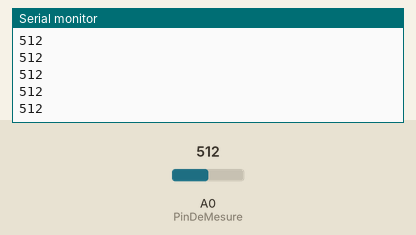
This sketch was run on a simulated Arduino Uno, built with avr-gcc and run on an emulated ATmega328P. Shown: the last lines printed to the serial monitor. Inputs (shaded band) come from the test bench; at power-on: A0 (PinDeMesure) = 512.

Above: at 1.2 s.
1.3 s: A0 (PinDeMesure) set to 716
At 2.0 s:
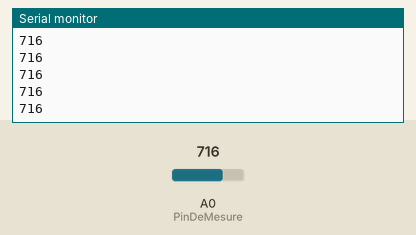
2.8 s: A0 (PinDeMesure) set to 900
At 3.4 s:
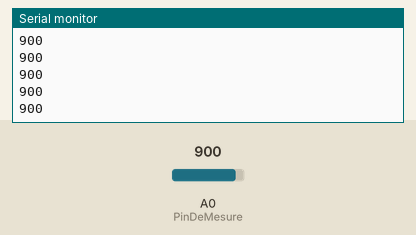
Timing chart, 0 to 5.8 s (numbered marks = the images above; inputs shaded):
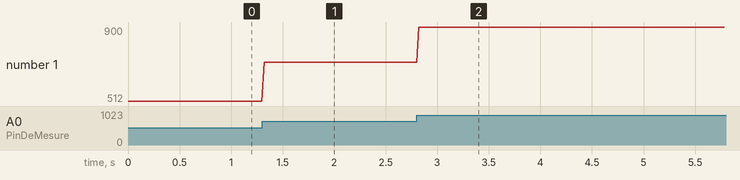

The sketch:

oscillo_duino.ino
```cpp
/*
Ce programme consiste simplement à mesurer l'entrée analogique 0, et à transmettre le résultat via une communication série.
Il ressemble beaucoup au programme décrit dans la première étape du projet "la petite bête qui a peur".
*/
//déclaration des variables
//stockage du numéro de Pin où sera branché l'entrée de la mesure
int PinDeMesure=0;
//conteneur pour stocker la mesure
int tension=0;
// délai entre deux mesures
int periodeDeMesure=20;

void setup(){ // Initialisation du programme
    // établir la connection série à 19200 baud
    Serial.begin(19200);
    // définir le PinDeMesure comme une entrée
    pinMode(PinDeMesure, INPUT);
}

void loop() { //boucle principale
    tension = analogRead(PinDeMesure); // Lit la tension du pin DeMesure et stocke le résultat dans la variable tension
    Serial.println(tension); // communique la valeur de la tension au port série
    delay(periodeDeMesure); //attendre jusqu'à la prochaine mesure
}
```

Measured:
- after the input at 1.3 s, the serial monitor: prints a new line at once (image 1)
- after the input at 2.8 s, the serial monitor: prints a new line at once (image 2)
- plotted number 1: 512 → 716 after the input at 1.3 s, 716 → 900 after the input at 2.8 s
